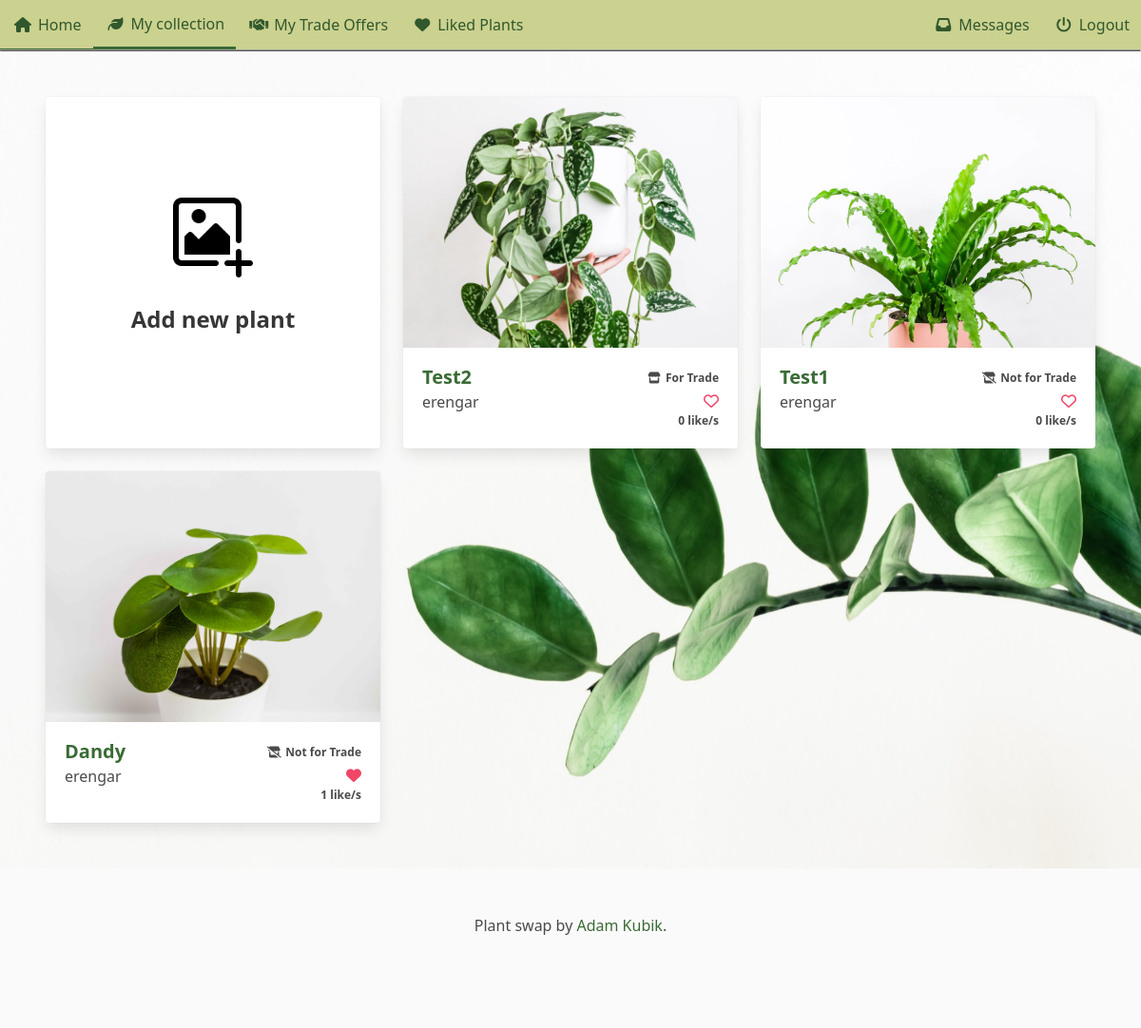
Page /my-collection/ (signed in) on the committed database.
### plant_collection/models.py (models this page shows, shortened)
class Plant(models.Model):
    nick_name = models.CharField(
        max_length=64, validators=[MinLengthValidator(3)], unique=True
    )
    created = models.DateTimeField(auto_now_add=True, null=True, blank=True)
    updated = models.DateTimeField(auto_now=True, null=True, blank=True)
    species = models.ForeignKey(
        Species, on_delete=models.SET_NULL, blank=True, null=True, related_name="plants"
    )
    owner = models.ForeignKey(
        settings.AUTH_USER_MODEL, on_delete=models.CASCADE, related_name="plants"
    )
    slug = models.SlugField(default="bugged-plant")
    for_trade = models.BooleanField(default=False)
    likes = models.ManyToManyField(User, related_name="liked")
    location = models.CharField(max_length=24, blank=True, null=True, default=None, help_text="City, State")
    content = models.TextField(blank=True, null=True, default=None)
    def number_of_likes(self):
        return self.likes.count()

class Image(models.Model):
    plant = models.ForeignKey(Plant, on_delete=models.CASCADE, related_name="picture")
    image = models.ImageField(upload_to="pics")

### plant_collection/views.py (the view)
# urls.py: path('my-collection/', views.personal_collection.as_view(), name='personal_collection'),
class personal_collection(LoginRequiredMixin, generic.View):
    template_name = "plant_collection/collection.html"
    def get(self, request):
        model = Plant.objects.filter(owner=request.user).order_by("-updated")
        context = {"plants": model}
        return render(request, self.template_name, context)

### plant_collection/templates/plant_collection/collection.html (shortened to what this page needs)
{% extends 'base.html' %}
{% load static %}
{% block header %}
<link rel="stylesheet" href="{% static 'plant_collection/css/no_padding_section.css' %}">
<link rel="stylesheet" href="{% static 'plant_collection/css/like_animation.css' %}">
<link rel="stylesheet" href="{% static 'plant_collection/css/collection.css' %}">
{% endblock %}
{% block content %}
<section class='section'>
    {% include "plant_collection/assets/plants_gallery.html" %}
</section>
{% endblock %}

### plant_collection/templates/plant_collection/assets/plants_gallery.html (shortened to what this page needs)
{% load cache %}
{% load static %}
<div class='columns is-multiline'>
    {% if 'my-collection' in request.path %}
    <div class='column is-4-desktop is-full-mobile is-3-widescreen is-6-tablet' style='min-height:40vh'>
        <a href="{% url 'plant_collection:add_plant' %}">
            <div class='card hover is-flex' style='height:100%'>
                <div style='margin:auto'>
                    <div class='card-image add-plant-center'>
                        <figure class='image is-96x96' style='margin:auto'>
                            <img src="{% static 'plant_collection/add-image.png' %}" alt="Add a new plant">
                        </figure>
                        <div class='card-content'>
                            <div class='title is-4'>
                                Add new plant
                            </div>
                        </div>
                    </div>
                </div>
            </div>
        </a>
    </div>
    {% endif %}
    {% if plants %}
    {% for plant in plants %}
    <div class='column is-4-desktop is-full-mobile is-3-widescreen is-6-tablet'>
        <div class='card hover'>
            {% if plant.picture %}
            <div class='card-image'>
                <figure class='image is-4by3'>
                    <a href="{% url 'plant_collection:plant_view' slug=plant.slug %}">
                        {% if plant.thumbnail %}
                        <img src="{{ plant.thumbnail.image.image.url }}" alt="Picture of a plant" loading='lazy' class="cover">
                        {% else %}
                        <img src="{{ plant.picture.all.0.image.url }}" alt="Picture of a plant" loading='lazy' class="cover">
                        {% endif %}
                    </a>
                </figure>
            </div>
            {% endif %}
            <div class='card-content columns is-mobile' style='margin:0; padding:0.5rem;'>
                <div class='column is-6'>
                    <div class='title is-size-4-widescreen is-size-4-touch is-size-5-desktop'>
                        <a href="{% url 'plant_collection:plant_view' slug=plant.slug %}">{{plant.nick_name}}</a>
                    </div>
                    <div class='subtitle is-size-6-widescreen is-size-6-touch is-size-6-desktop'>
                        {% if user == plant.owner or not user.is_authenticated %}
                        <span>{{plant.owner}}</span>
                        {% endif %}
                    </div>
                </div>
                <div class='column is-6'>
                    <div class='has-text-right'>
                        {% if plant.for_trade %}
                        <span class='icon-text has-text-weight-semibold is-size-7-desktop is-size-7-touch'>
                            <span class='icon'>
                                <i class="fa-solid fa-store"></i>
                            </span>
                            {% if plant.location %}
                            {{plant.location}}
                            {% else %}
                            For Trade
                            {% endif %}
                        </span>
                        {% else %}
                        <span class='icon-text has-text-weight-semibold is-size-7-desktop is-size-7-touch'>
                            <span class='icon'>
                                <i class="fa-solid fa-store-slash "></i>
                            </span>
                            Not for Trade
                        </span>
                        {% endif %}
                    </div>
                    <div class='has-text-right'>
                        {% if not user in plant.likes.all %}
                        <div>
                            <a class='heart' role='button' tabindex=0 data-plant='{{ plant.id }}' data-user='{{ user }}'><i class="fa-regular fa-heart has-text-danger"></i></a>
                        </div>
                        {% elif user in plant.likes.all %}
                        <div>
                            <a class='heart' role='button' tabindex=0 data-plant='{{ plant.id }}' data-user='{{ user }}'><i class="fa-solid fa-heart has-text-danger"></i></a>
                        </div>
                        {% endif %}
                        <div class='number_likes is-size-7 has-text-weight-bold' data-plant='{{ plant.id }}'>
                            {{ plant.number_of_likes }} like/s
                        </div>
                    </div>
                </div>
            </div>
        </div>
    </div>
    {% empty %}
    <div class='column is-3-desktop is-full-mobile'>
        No plants :(
    </div>
    {% endfor %}
    {% endif %}
</div>

### plant_collection/static/plant_collection/css/coloring.css (style rules this page uses)
a { color: #3A6B35 ; }

### plant_collection/static/plant_collection/css/more_base.css (style rules this page uses)
body { font-family: Calibri, Candara, Segoe, Segoe UI, Optima, Arial, sans-serif; }
html { scrollbar-width: thin; scrollbar-color: #4A4A4A #EDEDED; }

### plant_collection/static/plant_collection/css/object_fit.css (style rules this page uses)
.cover { object-fit: cover; }

### rows in the picture
Plant: picture.all.0.image (picture), nick_name "Test2", owner "erengar", for_trade True (drawn), number_of_likes "0"
Plant: picture.all.0.image (picture), nick_name "Test1", owner "erengar", for_trade False (drawn), number_of_likes "0"
Plant: picture.all.0.image (picture), nick_name "Dandy", owner "erengar", for_trade False (drawn), number_of_likes "1"
